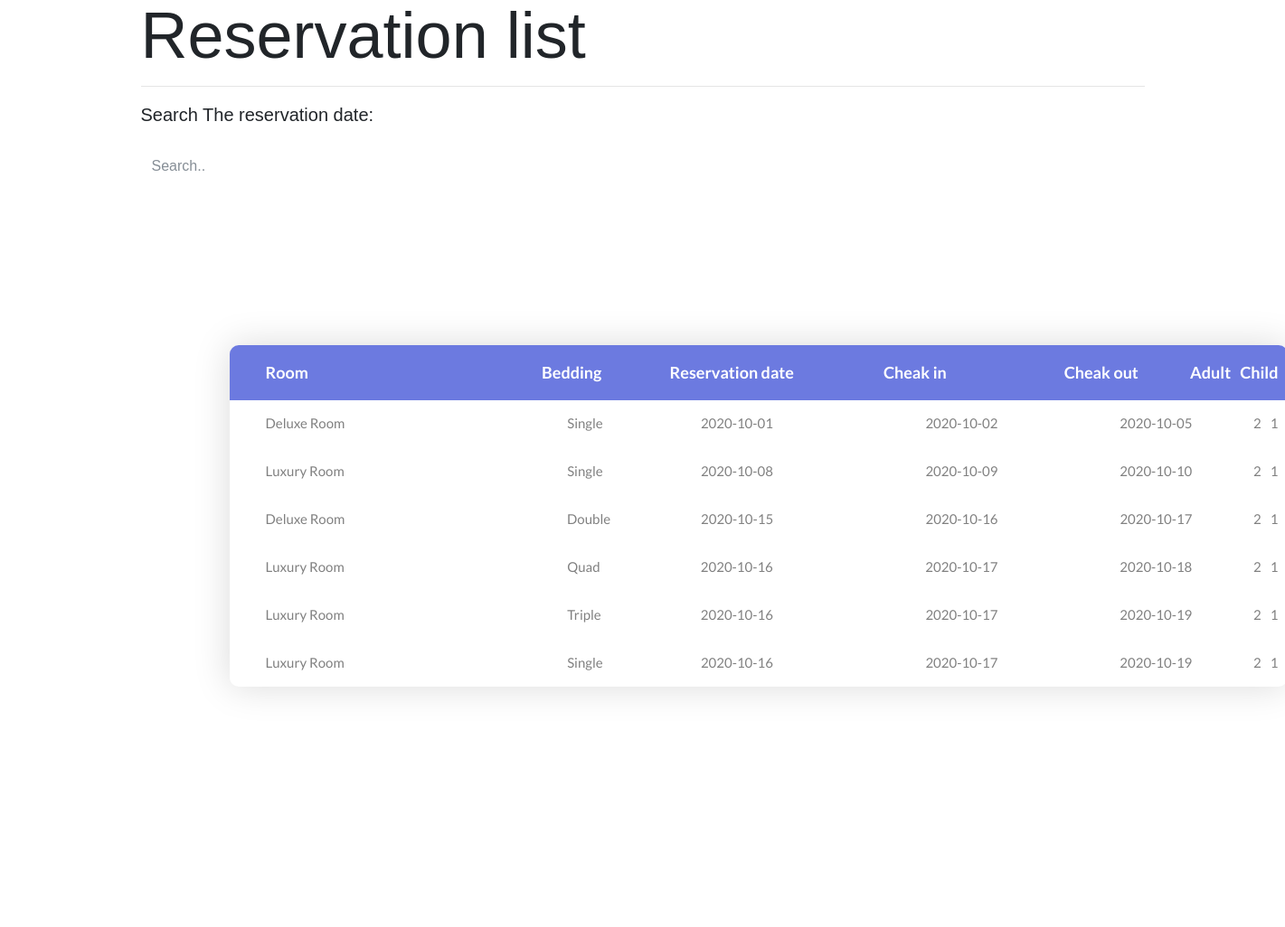
The page /g_booking.php?g_id=124 on the database its author committed.
### tables this page shows
CREATE TABLE `roombook` (
  `id` int(10) NOT NULL,
  `guest_id` int(10) NOT NULL,
  `Room` varchar(15) DEFAULT NULL,
  `bedding` varchar(15) DEFAULT NULL,
  `rdate` date DEFAULT NULL,
  `cin` date DEFAULT NULL,
  `cout` date DEFAULT NULL,
  `adult` int(10) DEFAULT NULL,
  `children` int(10) DEFAULT NULL
);

### g_booking.php (the view, shortened to what this page needs)
<!DOCTYPE html>
<html lang="en">
<head>
	<link rel="stylesheet" type="text/css" href="css/bootstrap.min.css">
	<link rel="stylesheet" type="text/css" href="fonts/font-awesome-4.7.0/css/font-awesome.min.css">
	<link rel="stylesheet" type="text/css" href="css/animate.css">
	<link rel="stylesheet" type="text/css" href="css/select2.min.css">
	<link rel="stylesheet" type="text/css" href="css/perfect-scrollbar.css">
	<link rel="stylesheet" type="text/css" href="css/util.css">
	<link rel="stylesheet" type="text/css" href="css/main.css">
</head>
<body>
	<div class="container">
	<h2 class="display-3">Reservation list</h2>
	<hr>
  <p class="lead">Search The reservation date:</p><br> </di>
  <input class="form-control" id="myInput" type="text" placeholder="Search..">
  <br>
	<div class="limiter">
		<div class="container-table100">
			<div class="wrap-table100">
				<div class="table100 ver1 m-b-110">
					<div class="table100-head">
						<table>
							<thead>
								<tr class="row100 head">
									<th class="cell100 column1">Room</th>
									<th class="cell100 column2">Bedding</th>
									<th class="cell100 column3">Reservation date</th>
									<th class="cell100 column4">Cheak in </th>
									<th class="cell100 column5">Cheak out </th>
									<th class="cell100 column6">Adult</th>
									<th class="cell100 column7">Child</th>
								</tr>
							</thead>
						</table>
					</div>
					<?php
                    require "connection.php";
                    $id=$_GET['g_id'];
                    $result= "SELECT r.id,r.Room,r.bedding,r.rdate,r.cin,r.cout,r.adult,r.children
                              FROM roombook AS r, guest_info AS g
                              WHERE g.NID=r.guest_id AND r.guest_id='$id'";
                    $query= mysqli_query($conn,$result);
                    while($row=mysqli_fetch_assoc($query)){
                    echo '<div class="table100-body js-pscroll">
						<table>
							<tbody id="myTable">
								<tr class="row100 body">
									<td class="cell100 column1">'.$row["Room"].'</td>
									<td class="cell100 column2">'.$row["bedding"].'</td>
									<td class="cell100 column3">'.$row["rdate"].'</td>
									<td class="cell100 column4">'.$row["cin"].'</td>
									<td class="cell100 column5">'.$row["cout"].'</td>
									<td class="cell100 column6">'.$row["adult"].'</td>
									<td class="cell100 column7">'.$row["children"].'</td>
								</tr>
							</tbody>
						</table>
					</div>';
                }
					?>
									</div>
				</div>
			</div>
		</div>
</body>
</html>

### css/perfect-scrollbar.css (style rules this page uses)
.ps { overflow: hidden !important; overflow-anchor: none; -ms-overflow-style: none; touch-action: auto; -ms-touch-action: auto; }

### css/main.css (style rules this page uses)
* { margin: 0px; padding: 0px; box-sizing: border-box; }
body, html { height: 100%; font-family: sans-serif; }
h1,h2,h3,h4,h5,h6 { margin: 0px; }
p { margin: 0px; }
input { display: block; outline: none; border: none !important; }
.js-pscroll { position: relative; overflow: hidden; }
.limiter { width: 1366px; margin: 0 auto; }
.container-table100 { width: 100%; min-height: 100vh; background: #fff; display: -webkit-box; display: -webkit-flex; display: -moz-box; display: -ms-flexbox; display: flex; align-items: center; justify-content: center; flex-wrap: wrap; padding: 33px 30px; }
.wrap-table100 { width: 1170px; }
.table100 { background-color: #fff; }
table { width: 100%; }
th, td { font-weight: unset; padding-right: 10px; }
.column1 { width: 33%; padding-left: 40px; }
.column2 { width: 13%; }
.column3 { width: 22%; }
.column4 { width: 19%; }
.column5 { width: 13%; }
.table100-head th { padding-top: 18px; padding-bottom: 18px; }
.table100-body td { padding-top: 16px; padding-bottom: 16px; }
.table100 { position: relative; padding-top: 60px; }
.table100-head { position: absolute; width: 100%; top: 0; left: 0; }
.table100-body { max-height: 585px; overflow: auto; }
.table100.ver1 th { font-family: Lato-Bold; font-size: 18px; color: #fff; line-height: 1.4; background-color: #6c7ae0; }
.table100.ver1 td { font-family: Lato-Regular; font-size: 15px; color: #808080; line-height: 1.4; }
.table100.ver1 { border-radius: 10px; overflow: hidden; box-shadow: 0 0px 40px 0px rgba(0, 0, 0, 0.15); -moz-box-shadow: 0 0px 40px 0px rgba(0, 0, 0, 0.15); -webkit-box-shadow: 0 0px 40px 0px rgba(0, 0, 0, 0.15); -o-box-shadow: 0 0px 40px 0px rgba(0, 0, 0, 0.15); -ms-box-shadow: 0 0px 40px 0px rgba(0, 0, 0, 0.15); }

### rows shown on the page
roombook: Room "Deluxe Room", bedding "Single", rdate "2020-10-01", cin "2020-10-02", cout "2020-10-05", adult "2", children "1"
roombook: Room "Luxury Room", bedding "Single", rdate "2020-10-08", cin "2020-10-09", cout "2020-10-10", adult "2", children "1"
roombook: Room "Deluxe Room", bedding "Double", rdate "2020-10-15", cin "2020-10-16", cout "2020-10-17", adult "2", children "1"
roombook: Room "Luxury Room", bedding "Quad", rdate "2020-10-16", cin "2020-10-17", cout "2020-10-18", adult "2", children "1"
roombook: Room "Luxury Room", bedding "Triple", rdate "2020-10-16", cin "2020-10-17", cout "2020-10-19", adult "2", children "1"
roombook: Room "Luxury Room", bedding "Single", rdate "2020-10-16", cin "2020-10-17", cout "2020-10-19", adult "2", children "1"
